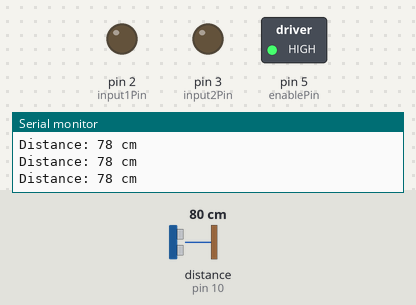
The sketch below on a simulated Arduino Uno, built with avr-gcc and run on an emulated ATmega328P. Shown: switched loads named in the sketch (green lamp = pin HIGH), output pins drawn as LEDs (lit = HIGH), the last lines printed to the serial monitor. Wiring (inferred from the names in the program): ultrasonic range finder: trigger pin 9; echo pin 10. Dashed ring = blinking. The inputs (shaded band) are chosen by the test bench; at power-on: distance to the obstacle (sensor on pin 10) 80 cm. The echo pulse lasts 58.3 µs per cm; pins used as bus, display or sensor lines are not drawn.

Above: at 1.2 s.
1.3 s: distance to the obstacle (sensor on pin 10) set to 13 cm
2.8 s: distance to the obstacle (sensor on pin 10) set to 10 cm
At 5.6 s:
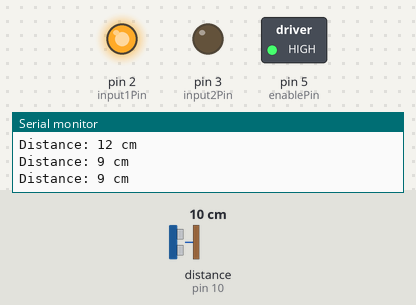
5.8 s: distance to the obstacle (sensor on pin 10) set to 18 cm
At 6.5 s:
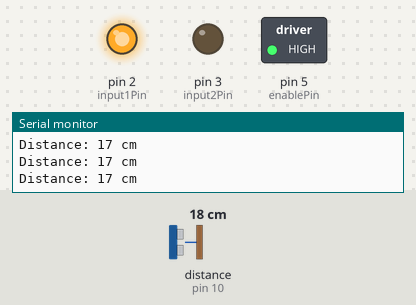
7.3 s: distance to the obstacle (sensor on pin 10) set to 2 cm
At 8.6 s:
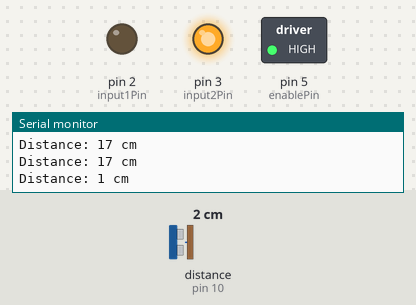
9.3 s: distance to the obstacle (sensor on pin 10) set to 35 cm
At 10.1 s:
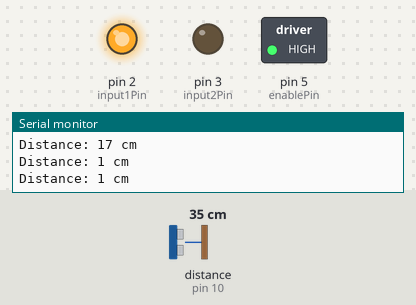
Timing chart, 0 to 11.9 s (numbered marks = the images above; inputs shaded):
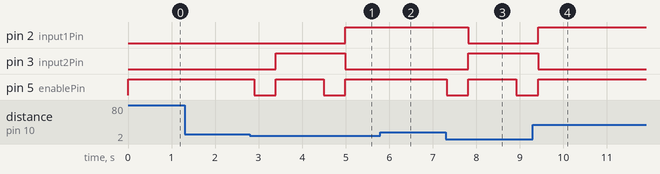

The sketch:

Arduino_Code_Monitoring_the_Obstacles_with_1_L293D_IC.ino
```cpp
// C++ code
#include <Servo.h>

// Pin definitions
const int trigPin = 9;
const int echoPin = 10;
const int enablePin = 5;
const int input1Pin = 2;
const int input2Pin = 3;

// Servo object
Servo myServo;

// Variables
long duration;
int distance;
bool movingForward = true;

void setup() {
  // Initialize serial communication
  Serial.begin(9600);

  // Set ultrasonic sensor pins
  pinMode(trigPin, OUTPUT);
  pinMode(echoPin, INPUT);

  // Set motor control pins
  pinMode(enablePin, OUTPUT);
  pinMode(input1Pin, OUTPUT);
  pinMode(input2Pin, OUTPUT);

  // Start with motor stopped
  digitalWrite(enablePin, LOW);

  // Attach servo to the motor driver outputs
  // (Note: Servo library typically connects directly to Arduino pins,
  // but we're simulating servo control through the L293D here)
}

void loop() {
  // Measure distance
  distance = measureDistance();
  Serial.print("Distance: ");
  Serial.print(distance);
  Serial.println(" cm");

  // Check if obstacle is within 10cm
  if (distance <= 10 && distance > 0) {
    // Stop the motor
    digitalWrite(enablePin, LOW);
    delay(500); // Short pause

    // Change direction
    movingForward = !movingForward;

    // Set new direction
    if (movingForward) {
      digitalWrite(input1Pin, HIGH);
      digitalWrite(input2Pin, LOW);
    } else {
      digitalWrite(input1Pin, LOW);
      digitalWrite(input2Pin, HIGH);
    }

    // Restart motor
    digitalWrite(enablePin, HIGH);
    delay(1000); // Move for a second before checking again
  } else if (distance > 10 || distance == 0) {
    // Keep moving in current direction
    digitalWrite(enablePin, HIGH);
  }

  delay(100); // Short delay between measurements
}

int measureDistance() {
  // Clear the trigPin
  digitalWrite(trigPin, LOW);
  delayMicroseconds(2);

  // Set the trigPin HIGH for 10 microseconds
  digitalWrite(trigPin, HIGH);
  delayMicroseconds(10);
  digitalWrite(trigPin, LOW);

  // Read the echoPin, returns the sound wave travel time in microseconds
  duration = pulseIn(echoPin, HIGH);

  // Calculate distance (in cm)
  distance = duration * 0.034 / 2;

  return distance;
}
```

Measured:
- the behaviour switches between 12 and 11 cm on distance to the obstacle (sensor on pin 10) (found by bisection; images 0 and 1)
- after the input at 2.8 s, pin 2 (input1Pin): LOW → HIGH after 2.2 s; pin 3 (input2Pin): LOW → HIGH after 0.59 s, → LOW 1.6 s later; pin 5 (enablePin): alternates HIGH for 1.1 s and LOW for 0.50 s, starting after 0.09 s
- after the input at 5.8 s, pin 2 (input1Pin): stays HIGH (without the input it goes to LOW after 0.80 s); pin 3 (input2Pin): stays LOW (without the input it goes to HIGH after 0.80 s); pin 5 (enablePin): stays HIGH (without the input it goes to LOW after 0.30 s)
- after the input at 7.3 s, pin 2 (input1Pin): HIGH → LOW after 0.52 s; pin 3 (input2Pin): LOW → HIGH after 0.52 s; pin 5 (enablePin): HIGH → LOW at once, → HIGH 0.50 s later, → LOW 1.1 s later
- after the input at 9.3 s, pin 2 (input1Pin), pin 5 (enablePin): goes on until 9.4 s, then stays HIGH; pin 3 (input2Pin): goes on until 9.4 s, then stays LOW
